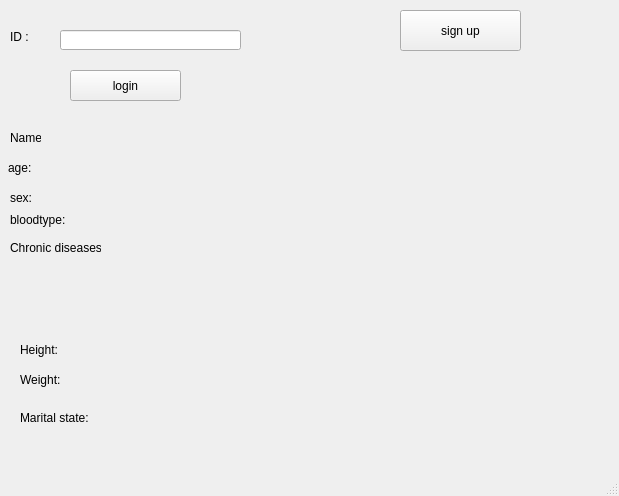
<?xml version="1.0" encoding="UTF-8"?>
<ui version="4.0">
 <class>MainWindow</class>
 <widget class="QMainWindow" name="MainWindow">
  <property name="geometry">
   <rect>
    <x>0</x>
    <y>0</y>
    <width>619</width>
    <height>496</height>
   </rect>
  </property>
  <property name="windowTitle">
   <string>MainWindow</string>
  </property>
  <widget class="QWidget" name="centralwidget">
   <widget class="QPushButton" name="pushButton">
    <property name="geometry">
     <rect>
      <x>70</x>
      <y>70</y>
      <width>111</width>
      <height>31</height>
     </rect>
    </property>
    <property name="text">
     <string>login</string>
    </property>
   </widget>
   <widget class="QPushButton" name="pushButton_2">
    <property name="geometry">
     <rect>
      <x>400</x>
      <y>10</y>
      <width>121</width>
      <height>41</height>
     </rect>
    </property>
    <property name="text">
     <string>sign up</string>
    </property>
   </widget>
   <widget class="QLineEdit" name="lineEdit">
    <property name="geometry">
     <rect>
      <x>60</x>
      <y>30</y>
      <width>181</width>
      <height>20</height>
     </rect>
    </property>
   </widget>
   <widget class="QLabel" name="label">
    <property name="geometry">
     <rect>
      <x>10</x>
      <y>30</y>
      <width>47</width>
      <height>13</height>
     </rect>
    </property>
    <property name="text">
     <string>ID :</string>
    </property>
   </widget>
   <widget class="QLabel" name="label_2">
    <property name="geometry">
     <rect>
      <x>10</x>
      <y>130</y>
      <width>31</width>
      <height>16</height>
     </rect>
    </property>
    <property name="text">
     <string>Name:</string>
    </property>
   </widget>
   <widget class="QLabel" name="label_7">
    <property name="geometry">
     <rect>
      <x>20</x>
      <y>370</y>
      <width>47</width>
      <height>20</height>
     </rect>
    </property>
    <property name="text">
     <string>Weight:</string>
    </property>
   </widget>
   <widget class="QLabel" name="label_8">
    <property name="geometry">
     <rect>
      <x>20</x>
      <y>410</y>
      <width>71</width>
      <height>16</height>
     </rect>
    </property>
    <property name="text">
     <string>Marital state:</string>
    </property>
   </widget>
   <widget class="QLabel" name="label_5">
    <property name="geometry">
     <rect>
      <x>10</x>
      <y>240</y>
      <width>91</width>
      <height>16</height>
     </rect>
    </property>
    <property name="text">
     <string>Chronic diseases: </string>
    </property>
   </widget>
   <widget class="QLabel" name="label_6">
    <property name="geometry">
     <rect>
      <x>20</x>
      <y>340</y>
      <width>47</width>
      <height>20</height>
     </rect>
    </property>
    <property name="text">
     <string>Height:</string>
    </property>
   </widget>
   <widget class="QLabel" name="label_3">
    <property name="geometry">
     <rect>
      <x>8</x>
      <y>160</y>
      <width>47</width>
      <height>16</height>
     </rect>
    </property>
    <property name="text">
     <string>age:</string>
    </property>
   </widget>
   <widget class="QLabel" name="label_4">
    <property name="geometry">
     <rect>
      <x>10</x>
      <y>210</y>
      <width>61</width>
      <height>20</height>
     </rect>
    </property>
    <property name="text">
     <string>bloodtype:</string>
    </property>
   </widget>
   <widget class="QLabel" name="label_10">
    <property name="geometry">
     <rect>
      <x>10</x>
      <y>190</y>
      <width>47</width>
      <height>16</height>
     </rect>
    </property>
    <property name="text">
     <string>sex:</string>
    </property>
   </widget>
   <widget class="QLabel" name="label_11">
    <property name="geometry">
     <rect>
      <x>60</x>
      <y>130</y>
      <width>201</width>
      <height>16</height>
     </rect>
    </property>
    <property name="text">
     <string/>
    </property>
   </widget>
   <widget class="QLabel" name="label_12">
    <property name="geometry">
     <rect>
      <x>50</x>
      <y>160</y>
      <width>201</width>
      <height>16</height>
     </rect>
    </property>
    <property name="text">
     <string/>
    </property>
   </widget>
   <widget class="QLabel" name="label_13">
    <property name="geometry">
     <rect>
      <x>50</x>
      <y>190</y>
      <width>201</width>
      <height>16</height>
     </rect>
    </property>
    <property name="text">
     <string/>
    </property>
   </widget>
   <widget class="QLabel" name="label_14">
    <property name="geometry">
     <rect>
      <x>70</x>
      <y>210</y>
      <width>201</width>
      <height>16</height>
     </rect>
    </property>
    <property name="text">
     <string/>
    </property>
   </widget>
   <widget class="QLabel" name="label_9">
    <property name="geometry">
     <rect>
      <x>100</x>
      <y>240</y>
      <width>221</width>
      <height>81</height>
     </rect>
    </property>
    <property name="text">
     <string/>
    </property>
   </widget>
   <widget class="QLabel" name="label_15">
    <property name="geometry">
     <rect>
      <x>60</x>
      <y>340</y>
      <width>201</width>
      <height>16</height>
     </rect>
    </property>
    <property name="text">
     <string/>
    </property>
   </widget>
   <widget class="QLabel" name="label_16">
    <property name="geometry">
     <rect>
      <x>70</x>
      <y>370</y>
      <width>201</width>
      <height>16</height>
     </rect>
    </property>
    <property name="text">
     <string/>
    </property>
   </widget>
   <widget class="QLabel" name="label_17">
    <property name="geometry">
     <rect>
      <x>90</x>
      <y>410</y>
      <width>201</width>
      <height>16</height>
     </rect>
    </property>
    <property name="text">
     <string/>
    </property>
   </widget>
  </widget>
  <widget class="QMenuBar" name="menubar">
   <property name="geometry">
    <rect>
     <x>0</x>
     <y>0</y>
     <width>619</width>
     <height>21</height>
    </rect>
   </property>
  </widget>
  <widget class="QStatusBar" name="statusbar"/>
 </widget>
 <resources/>
 <connections/>
</ui>
